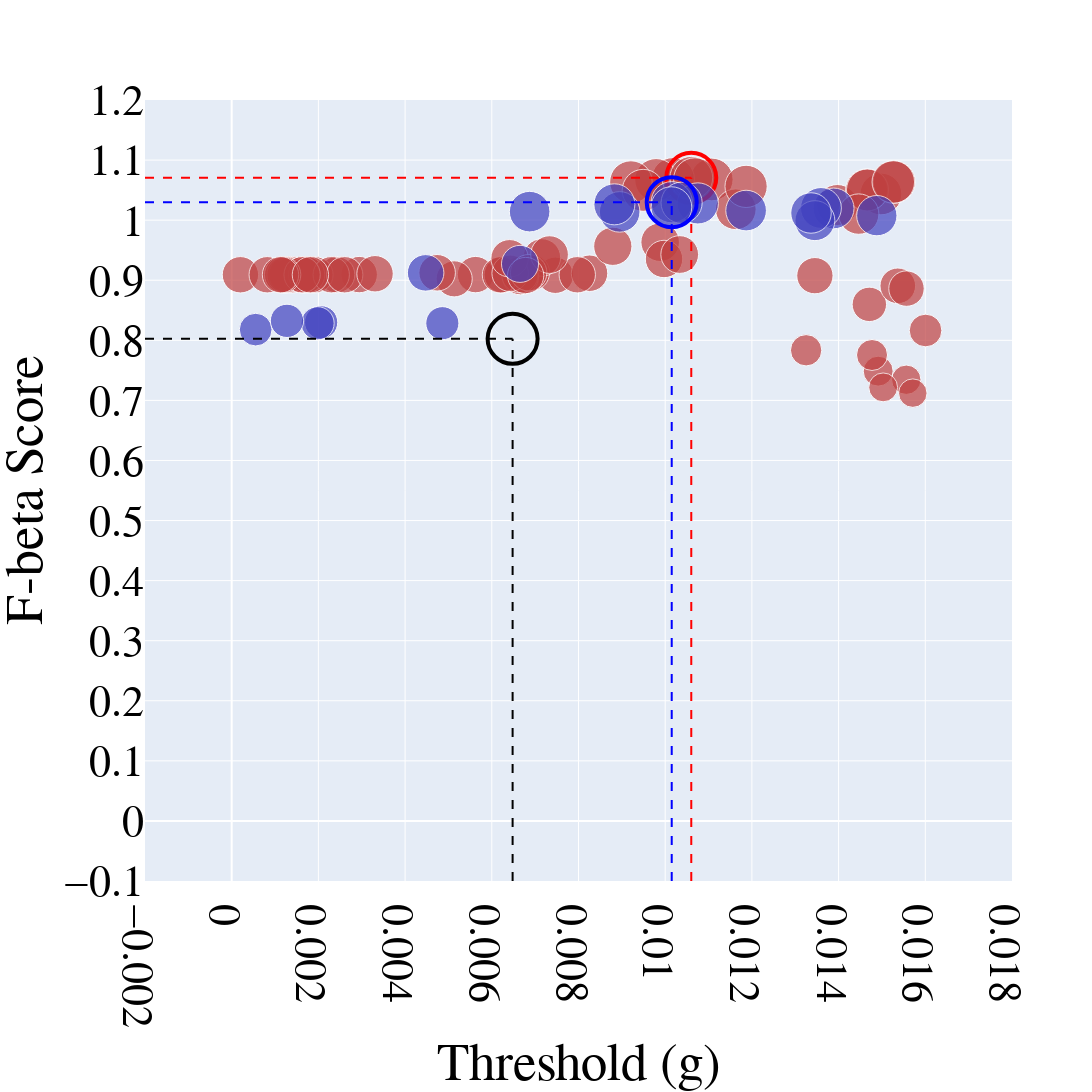

Notebook code cell kept with this figure:
### Code cell
import plotly.graph_objects as go
import numpy as np

# Function to map a value in [1, 65] to a saturation percentage between 30% and 100%
def value_to_saturation(val, min_val=1, max_val=65, min_sat=0.5, max_sat=1.0, gamma=2):
    norm = (val - min_val) / (max_val - min_val)
    sat = min_sat + (norm ** gamma) * (max_sat - min_sat)
    return round(sat * 100, 1)

# For R_PRE (red)
colors_red = [f'hsl(0, {value_to_saturation(val)}%, 50%)' for val in R_PRE[:, 2]]
max_idx_pre = np.argmax(R_PRE[:, 2])

# For R_ONB (blue)
colors_blue = [f'hsl(240, {value_to_saturation(val)}%, 50%)' for val in R_ONB[:, 2]]
max_idx_onb = np.argmax(R_ONB[:, 2])

# Font customization variables
font_family = "Times New Roman"
font_size = 44
font_color = "black"

# Create figure object
fig = go.Figure()

# Add first dataset R_PRE (red)
fig.add_trace(go.Scatter(
    x=R_PRE[:, 0],
    y=R_PRE[:, 2],
    mode='markers',
    marker=dict(
        size=R_PRE[:, 2] * 40,
        color=colors_red
    ),
    name='R_PRE'
))

# Highlight maximum value in R_PRE with a red hollow circle and vertical/horizontal lines
fig.add_trace(go.Scatter(
    x=[R_PRE[max_idx_pre, 0]],
    y=[R_PRE[max_idx_pre, 2]],
    mode='markers',
    marker=dict(
        size=50,
        color='rgba(255, 0, 0, 0)',
        line=dict(color='red', width=4)
    ),
    name='Max R_PRE'
))

fig.add_trace(go.Scatter(
    x=[R_PRE[max_idx_pre, 0], R_PRE[max_idx_pre, 0]],
    y=[-0.1, R_PRE[max_idx_pre, 2]],
    mode='lines',
    line=dict(color='red', width=2, dash='dash'),
    showlegend=False
))

fig.add_trace(go.Scatter(
    x=[-0.002, R_PRE[max_idx_pre, 0]],
    y=[R_PRE[max_idx_pre, 2], R_PRE[max_idx_pre, 2]],
    mode='lines',
    line=dict(color='red', width=2, dash='dash'),
    showlegend=False
))

# Add second dataset R_ONB (blue)
fig.add_trace(go.Scatter(
    x=R_ONB[:, 0],
    y=R_ONB[:, 2],
    mode='markers',
    marker=dict(
        size=R_ONB[:, 2] * 40,
        color=colors_blue
    ),
    name='R_ONB'
))

# Highlight maximum value in R_ONB with a blue hollow circle and vertical/horizontal lines
fig.add_trace(go.Scatter(
    x=[R_ONB[max_idx_onb, 0]],
    y=[R_ONB[max_idx_onb, 2]],
    mode='markers',
    marker=dict(
        size=50,
        color='rgba(0, 0, 255, 0)',
        line=dict(color='blue', width=4)
    ),
    name='Max R_ONB'
))

fig.add_trace(go.Scatter(
    x=[R_ONB[max_idx_onb, 0], R_ONB[max_idx_onb, 0]],
    y=[-0.1, R_ONB[max_idx_onb, 2]],
    mode='lines',
    line=dict(color='blue', width=2, dash='dash'),
    showlegend=False
))

fig.add_trace(go.Scatter(
    x=[-0.002, R_ONB[max_idx_onb, 0]],
    y=[R_ONB[max_idx_onb, 2], R_ONB[max_idx_onb, 2]],
    mode='lines',
    line=dict(color='blue', width=2, dash='dash'),
    showlegend=False
))

# Add black hollow circle at (0.00648, 0.8025) with vertical and horizontal lines
fig.add_trace(go.Scatter(
    x=[0.00648],
    y=[0.8025],
    mode='markers',
    marker=dict(
        size=50,
        color='rgba(0, 0, 0, 0)',
        line=dict(color='black', width=4)
    ),
    name='Custom Point'
))

fig.add_trace(go.Scatter(
    x=[0.00648, 0.00648],
    y=[-0.1, 0.8025],
    mode='lines',
    line=dict(color='black', width=2, dash='dash'),
    showlegend=False
))

fig.add_trace(go.Scatter(
    x=[-0.002, 0.00648],
    y=[0.8025, 0.8025],
    mode='lines',
    line=dict(color='black', width=2, dash='dash'),
    showlegend=False
))

# Update overall layout
fig.update_layout(
    font=dict(
        family=font_family,
        size=font_size,
        color=font_color
    ),
    width=1600,
    height=1600,
    showlegend=False,
    xaxis_title="Threshold (g)",
    yaxis_title="F-beta Score"
)

fig.update_xaxes(
    range=[-0.002, 0.018],
    tick0=-0.002,       # Starting tick value on x-axis
    dtick=0.002,        # Interval between ticks on x-axis
    tickfont=dict(family=font_family, size=font_size, color=font_color)
)

fig.update_yaxes(
    range=[-0.1, 1.2],
    tick0=-0.1,         # Starting tick value on y-axis
    dtick=0.1,          # Interval between ticks on y-axis
    tickfont=dict(family=font_family, size=font_size, color=font_color)
)

fig.show()

### Figure 1 — Plotly figure (JSON) as saved in the notebook; plotly's stock layout.template omitted (floating-point values rounded to 4 significant figures)
{"data": [{"marker": {"color": ["hsl(0, 50.0%, 50%)", "hsl(0, 50.0%, 50%)", "hsl(0, 50.0%, 50%)", "hsl(0, 50.0%, 50%)", "hsl(0, 50.0%, 50%)", "hsl(0, 50.0%, 50%)", "hsl(0, 50.0%, 50%)", "hsl(0, 50.0%, 50%)", "hsl(0, 50.0%, 50%)", "hsl(0, 50.0%, 50%)", "hsl(0, 50.0%, 50%)", "hsl(0, 50.0%, 50%)", "hsl(0, 50.0%, 50%)", "hsl(0, 50.0%, 50%)", "hsl(0, 50.0%, 50%)", "hsl(0, 50.0%, 50%)", "hsl(0, 50.0%, 50%)", "hsl(0, 50.0%, 50%)", "hsl(0, 50.0%, 50%)", "hsl(0, 50.0%, 50%)", "hsl(0, 50.0%, 50%)", "hsl(0, 50.0%, 50%)", "hsl(0, 50.0%, 50%)", "hsl(0, 50.0%, 50%)", "hsl(0, 50.0%, 50%)", "hsl(0, 50.0%, 50%)", "hsl(0, 50.0%, 50%)", "hsl(0, 50.0%, 50%)", "hsl(0, 50.0%, 50%)", "hsl(0, 50.0%, 50%)", "hsl(0, 50.0%, 50%)", "hsl(0, 50.0%, 50%)", "hsl(0, 50.0%, 50%)", "hsl(0, 50.0%, 50%)", "hsl(0, 50.0%, 50%)", "hsl(0, 50.0%, 50%)", "hsl(0, 50.0%, 50%)", "hsl(0, 50.0%, 50%)", "hsl(0, 50.0%, 50%)", "hsl(0, 50.0%, 50%)", "hsl(0, 50.0%, 50%)", "hsl(0, 50.0%, 50%)", "hsl(0, 50.0%, 50%)", "hsl(0, 50.0%, 50%)", "hsl(0, 50.0%, 50%)", "hsl(0, 50.0%, 50%)", "hsl(0, 50.0%, 50%)", "hsl(0, 50.0%, 50%)", "hsl(0, 50.0%, 50%)", "hsl(0, 50.0%, 50%)", "hsl(0, 50.0%, 50%)", "hsl(0, 50.0%, 50%)", "hsl(0, 50.0%, 50%)", "hsl(0, 50.0%, 50%)", "hsl(0, 50.0%, 50%)", "hsl(0, 50.0%, 50%)", "hsl(0, 50.0%, 50%)", "hsl(0, 50.0%, 50%)", "hsl(0, 50.0%, 50%)", "hsl(0, 50.0%, 50%)", "hsl(0, 50.0%, 50%)", "hsl(0, 50.0%, 50%)", "hsl(0, 50.0%, 50%)", "hsl(0, 50.0%, 50%)", "hsl(0, 50.0%, 50%)"], "size": [29.95, 38.53, 36.37, 36.37, 29.38, 42.71, 36.33, 42.74, 36.51, 40.73, 36.36, 28.48, 42.68, 42.25, 37.51, 41.74, 36.46, 34.39, 36.36, 36.36, 36.09, 37.42, 36.24, 36.36, 36.37, 36.36, 36.37, 37.71, 38.26, 36.36, 42.82, 36.46, 36.5, 36.36, 36.3, 42.54, 41.01, 42.01, 37.46, 36.36, 36.36, 42.01, 42.73, 36.5, 37.71, 35.63, 36.31, 31.34, 36.36, 36.36, 36.36, 42.54, 42.54, 36.36, 41.99, 36.36, 40.4, 31.02, 36.43, 28.87, 36.36, 32.65, 35.44, 36.36, 36.36]}, "mode": "markers", "name": "R_PRE", "type": "scatter", "x": [0.01491, 0.009884, 0.005624, 0.002941, 0.01556, 0.01107, 0.007465, 0.01018, 0.006912, 0.01163, 0.0002012, 0.01571, 0.00979, 0.01187, 0.007155, 0.01498, 0.008254, 0.01471, 0.0008196, 0.00624, 0.005132, 0.009973, 0.006662, 0.0014, 0.006648, 0.001276, 0.002422, 0.01033, 0.008791, 0.0062, 0.0106, 0.006423, 0.004739, 0.007972, 0.01345, 0.009209, 0.01397, 0.01464, 0.006411, 0.001919, 0.00123, 0.01467, 0.01069, 0.00685, 0.007332, 0.01537, 0.006781, 0.01325, 0.001632, 0.001728, 0.002296, 0.01528, 0.01526, 0.002607, 0.009491, 0.001623, 0.01446, 0.01477, 0.003306, 0.01503, 0.001175, 0.01601, 0.01557, 0.001126, 0.001816], "y": [0.7487, 0.9633, 0.9094, 0.9094, 0.7344, 1.068, 0.9083, 1.069, 0.9127, 1.018, 0.9091, 0.7121, 1.067, 1.056, 0.9378, 1.044, 0.9116, 0.8599, 0.9091, 0.9091, 0.9023, 0.9354, 0.9059, 0.9091, 0.9092, 0.9091, 0.9092, 0.9428, 0.9565, 0.909, 1.07, 0.9116, 0.9124, 0.9091, 0.9076, 1.063, 1.025, 1.05, 0.9365, 0.9091, 0.9091, 1.05, 1.068, 0.9124, 0.9427, 0.8907, 0.9078, 0.7834, 0.9091, 0.9091, 0.9091, 1.064, 1.064, 0.9091, 1.05, 0.9091, 1.01, 0.7755, 0.9107, 0.7216, 0.9091, 0.8163, 0.8861, 0.9091, 0.9091]}, {"marker": {"color": "rgba(255, 0, 0, 0)", "line": {"color": "red", "width": 4}, "size": 50}, "mode": "markers", "name": "Max R_PRE", "type": "scatter", "x": [0.0106], "y": [1.07]}, {"line": {"color": "red", "dash": "dash", "width": 2}, "mode": "lines", "showlegend": false, "type": "scatter", "x": [0.0106, 0.0106], "y": [-0.1, 1.07]}, {"line": {"color": "red", "dash": "dash", "width": 2}, "mode": "lines", "showlegend": false, "type": "scatter", "x": [-0.002, 0.0106], "y": [1.07, 1.07]}, {"marker": {"color": ["hsl(240, 50.0%, 50%)", "hsl(240, 50.0%, 50%)", "hsl(240, 50.0%, 50%)", "hsl(240, 50.0%, 50%)", "hsl(240, 50.0%, 50%)", "hsl(240, 50.0%, 50%)", "hsl(240, 50.0%, 50%)", "hsl(240, 50.0%, 50%)", "hsl(240, 50.0%, 50%)", "hsl(240, 50.0%, 50%)", "hsl(240, 50.0%, 50%)", "hsl(240, 50.0%, 50%)", "hsl(240, 50.0%, 50%)", "hsl(240, 50.0%, 50%)", "hsl(240, 50.0%, 50%)", "hsl(240, 50.0%, 50%)", "hsl(240, 50.0%, 50%)", "hsl(240, 50.0%, 50%)", "hsl(240, 50.0%, 50%)", "hsl(240, 50.0%, 50%)"], "size": [37.09, 33.14, 36.49, 40.78, 40.81, 41.11, 41.2, 41.16, 33.2, 33.13, 39.97, 40.55, 40.57, 32.71, 33.3, 40.64, 41.05, 40.48, 40.86, 40.3]}, "mode": "markers", "name": "R_ONB", "type": "scatter", "x": [0.006651, 0.004859, 0.004474, 0.01389, 0.01359, 0.01075, 0.01015, 0.01038, 0.002063, 0.001982, 0.01345, 0.00895, 0.006873, 0.000553, 0.001275, 0.01187, 0.008828, 0.01336, 0.01014, 0.01488], "y": [0.9272, 0.8285, 0.9123, 1.02, 1.02, 1.028, 1.03, 1.029, 0.8299, 0.8283, 0.9992, 1.014, 1.014, 0.8178, 0.8324, 1.016, 1.026, 1.012, 1.022, 1.007]}, {"marker": {"color": "rgba(0, 0, 255, 0)", "line": {"color": "blue", "width": 4}, "size": 50}, "mode": "markers", "name": "Max R_ONB", "type": "scatter", "x": [0.01015], "y": [1.03]}, {"line": {"color": "blue", "dash": "dash", "width": 2}, "mode": "lines", "showlegend": false, "type": "scatter", "x": [0.01015, 0.01015], "y": [-0.1, 1.03]}, {"line": {"color": "blue", "dash": "dash", "width": 2}, "mode": "lines", "showlegend": false, "type": "scatter", "x": [-0.002, 0.01015], "y": [1.03, 1.03]}, {"marker": {"color": "rgba(0, 0, 0, 0)", "line": {"color": "black", "width": 4}, "size": 50}, "mode": "markers", "name": "Custom Point", "type": "scatter", "x": [0.00648], "y": [0.8025]}, {"line": {"color": "black", "dash": "dash", "width": 2}, "mode": "lines", "showlegend": false, "type": "scatter", "x": [0.00648, 0.00648], "y": [-0.1, 0.8025]}, {"line": {"color": "black", "dash": "dash", "width": 2}, "mode": "lines", "showlegend": false, "type": "scatter", "x": [-0.002, 0.00648], "y": [0.8025, 0.8025]}], "layout": {"font": {"color": "black", "family": "Times New Roman", "size": 44}, "height": 1600, "showlegend": false, "width": 1600, "xaxis": {"dtick": 0.002, "range": [-0.002, 0.018], "tick0": -0.002, "tickfont": {"color": "black", "family": "Times New Roman", "size": 44}, "title": {"text": "Threshold (g)"}}, "yaxis": {"dtick": 0.1, "range": [-0.1, 1.2], "tick0": -0.1, "tickfont": {"color": "black", "family": "Times New Roman", "size": 44}, "title": {"text": "F-beta Score"}}}}
